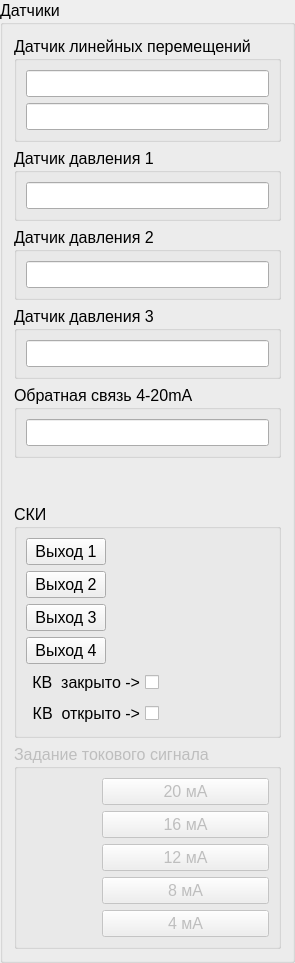
         <widget class="QGroupBox" name="groupBox_sensors">
          <property name="maximumSize">
           <size>
            <width>300</width>
            <height>16777215</height>
           </size>
          </property>
          <property name="font">
           <font>
            <family>Segoe UI</family>
            <pointsize>12</pointsize>
           </font>
          </property>
          <property name="title">
           <string>Датчики</string>
          </property>
          <layout class="QVBoxLayout" name="verticalLayout_7">
           <item>
            <widget class="QGroupBox" name="groupBox_linearMotionSensor">
             <property name="font">
              <font>
               <family>Segoe UI</family>
               <pointsize>12</pointsize>
              </font>
             </property>
             <property name="title">
              <string>Датчик линейных перемещений</string>
             </property>
             <layout class="QVBoxLayout" name="verticalLayout_3">
              <item>
               <widget class="QLineEdit" name="lineEdit_linearSensor">
                <property name="sizePolicy">
                 <sizepolicy hsizetype="Preferred" vsizetype="Preferred">
                  <horstretch>0</horstretch>
                  <verstretch>0</verstretch>
                 </sizepolicy>
                </property>
                <property name="text">
                 <string/>
                </property>
                <property name="readOnly">
                 <bool>true</bool>
                </property>
               </widget>
              </item>
              <item>
               <widget class="QLineEdit" name="lineEdit_linearSensorPercent">
                <property name="sizePolicy">
                 <sizepolicy hsizetype="Preferred" vsizetype="Preferred">
                  <horstretch>0</horstretch>
                  <verstretch>0</verstretch>
                 </sizepolicy>
                </property>
                <property name="text">
                 <string/>
                </property>
                <property name="readOnly">
                 <bool>true</bool>
                </property>
               </widget>
              </item>
             </layout>
            </widget>
           </item>
           <item>
            <widget class="QGroupBox" name="groupBox_pressureSensor_1">
             <property name="font">
              <font>
               <family>Segoe UI</family>
               <pointsize>12</pointsize>
              </font>
             </property>
             <property name="title">
              <string>Датчик давления 1</string>
             </property>
             <layout class="QVBoxLayout" name="verticalLayout_6">
              <item>
               <widget class="QLineEdit" name="lineEdit_pressureSensor_1">
                <property name="sizePolicy">
                 <sizepolicy hsizetype="Preferred" vsizetype="Preferred">
                  <horstretch>0</horstretch>
                  <verstretch>0</verstretch>
                 </sizepolicy>
                </property>
                <property name="readOnly">
                 <bool>true</bool>
                </property>
               </widget>
              </item>
             </layout>
            </widget>
           </item>
           <item>
            <widget class="QGroupBox" name="groupBox_pressureSensor_2">
             <property name="font">
              <font>
               <family>Segoe UI</family>
               <pointsize>12</pointsize>
              </font>
             </property>
             <property name="title">
              <string>Датчик давления 2</string>
             </property>
             <layout class="QVBoxLayout" name="verticalLayout_4">
              <item>
               <widget class="QLineEdit" name="lineEdit_pressureSensor_2">
                <property name="sizePolicy">
                 <sizepolicy hsizetype="Preferred" vsizetype="Preferred">
                  <horstretch>0</horstretch>
                  <verstretch>0</verstretch>
                 </sizepolicy>
                </property>
                <property name="readOnly">
                 <bool>true</bool>
                </property>
               </widget>
              </item>
             </layout>
            </widget>
           </item>
           <item>
            <widget class="QGroupBox" name="groupBox_pressureSensor_3">
             <property name="font">
              <font>
               <family>Segoe UI</family>
               <pointsize>12</pointsize>
              </font>
             </property>
             <property name="title">
              <string>Датчик давления 3</string>
             </property>
             <layout class="QVBoxLayout" name="verticalLayout_5">
              <item>
               <widget class="QLineEdit" name="lineEdit_pressureSensor_3">
                <property name="sizePolicy">
                 <sizepolicy hsizetype="Preferred" vsizetype="Preferred">
                  <horstretch>0</horstretch>
                  <verstretch>0</verstretch>
                 </sizepolicy>
                </property>
                <property name="readOnly">
                 <bool>true</bool>
                </property>
               </widget>
              </item>
             </layout>
            </widget>
           </item>
           <item>
            <widget class="QGroupBox" name="groupBox_feedback_4_20mA">
             <property name="font">
              <font>
               <family>Segoe UI</family>
               <pointsize>12</pointsize>
              </font>
             </property>
             <property name="title">
              <string>Обратная связь 4-20mA</string>
             </property>
             <layout class="QVBoxLayout" name="verticalLayout_35">
              <item>
               <widget class="QLineEdit" name="lineEdit_feedback_4_20mA">
                <property name="sizePolicy">
                 <sizepolicy hsizetype="Preferred" vsizetype="Preferred">
                  <horstretch>0</horstretch>
                  <verstretch>0</verstretch>
                 </sizepolicy>
                </property>
                <property name="readOnly">
                 <bool>true</bool>
                </property>
               </widget>
              </item>
             </layout>
            </widget>
           </item>
           <item>
            <spacer name="verticalSpacer_2">
             <property name="orientation">
              <enum>Qt::Orientation::Vertical</enum>
             </property>
             <property name="sizeHint" stdset="0">
              <size>
               <width>20</width>
               <height>40</height>
              </size>
             </property>
            </spacer>
           </item>
           <item>
            <widget class="QGroupBox" name="groupBox_DO">
             <property name="enabled">
              <bool>true</bool>
             </property>
             <property name="font">
              <font>
               <family>Segoe UI</family>
               <pointsize>12</pointsize>
              </font>
             </property>
             <property name="title">
              <string>СКИ</string>
             </property>
             <layout class="QFormLayout" name="formLayout_2">
              <item row="0" column="0">
               <widget class="QPushButton" name="pushButton_DO0">
                <property name="sizePolicy">
                 <sizepolicy hsizetype="Maximum" vsizetype="Maximum">
                  <horstretch>0</horstretch>
                  <verstretch>0</verstretch>
                 </sizepolicy>
                </property>
                <property name="text">
                 <string>Выход 1</string>
                </property>
                <property name="checkable">
                 <bool>true</bool>
                </property>
                <property name="checked">
                 <bool>false</bool>
                </property>
                <property name="flat">
                 <bool>false</bool>
                </property>
               </widget>
              </item>
              <item row="1" column="0">
               <widget class="QPushButton" name="pushButton_DO1">
                <property name="sizePolicy">
                 <sizepolicy hsizetype="Minimum" vsizetype="Preferred">
                  <horstretch>0</horstretch>
                  <verstretch>0</verstretch>
                 </sizepolicy>
                </property>
                <property name="text">
                 <string>Выход 2</string>
                </property>
                <property name="checkable">
                 <bool>true</bool>
                </property>
                <property name="checked">
                 <bool>false</bool>
                </property>
                <property name="flat">
                 <bool>false</bool>
                </property>
               </widget>
              </item>
              <item row="2" column="0">
               <widget class="QPushButton" name="pushButton_DO2">
                <property name="sizePolicy">
                 <sizepolicy hsizetype="Minimum" vsizetype="Preferred">
                  <horstretch>0</horstretch>
                  <verstretch>0</verstretch>
                 </sizepolicy>
                </property>
                <property name="text">
                 <string>Выход 3</string>
                </property>
                <property name="checkable">
                 <bool>true</bool>
                </property>
                <property name="checked">
                 <bool>false</bool>
                </property>
                <property name="flat">
                 <bool>false</bool>
                </property>
               </widget>
              </item>
              <item row="3" column="0">
               <widget class="QPushButton" name="pushButton_DO3">
                <property name="sizePolicy">
                 <sizepolicy hsizetype="Minimum" vsizetype="Preferred">
                  <horstretch>0</horstretch>
                  <verstretch>0</verstretch>
                 </sizepolicy>
                </property>
                <property name="text">
                 <string>Выход 4</string>
                </property>
                <property name="checkable">
                 <bool>true</bool>
                </property>
                <property name="checked">
                 <bool>false</bool>
                </property>
                <property name="flat">
                 <bool>false</bool>
                </property>
               </widget>
              </item>
              <item row="4" column="0">
               <widget class="QCheckBox" name="checkBox_switch_3_0">
                <property name="sizePolicy">
                 <sizepolicy hsizetype="Preferred" vsizetype="Preferred">
                  <horstretch>0</horstretch>
                  <verstretch>0</verstretch>
                 </sizepolicy>
                </property>
                <property name="layoutDirection">
                 <enum>Qt::LayoutDirection::RightToLeft</enum>
                </property>
                <property name="text">
                 <string>КВ  закрыто -&gt;</string>
                </property>
                <property name="checkable">
                 <bool>true</bool>
                </property>
               </widget>
              </item>
              <item row="5" column="0">
               <widget class="QCheckBox" name="checkBox_switch_0_3">
                <property name="sizePolicy">
                 <sizepolicy hsizetype="Preferred" vsizetype="Preferred">
                  <horstretch>0</horstretch>
                  <verstretch>0</verstretch>
                 </sizepolicy>
                </property>
                <property name="layoutDirection">
                 <enum>Qt::LayoutDirection::RightToLeft</enum>
                </property>
                <property name="text">
                 <string>КВ  открыто -&gt;</string>
                </property>
                <property name="checkable">
                 <bool>true</bool>
                </property>
                <property name="checked">
                 <bool>false</bool>
                </property>
               </widget>
              </item>
             </layout>
            </widget>
           </item>
           <item>
            <widget class="QGroupBox" name="groupBox_SettingCurrentSignal">
             <property name="enabled">
              <bool>false</bool>
             </property>
             <property name="font">
              <font>
               <family>Segoe UI</family>
               <pointsize>12</pointsize>
              </font>
             </property>
             <property name="title">
              <string>Задание токового сигнала</string>
             </property>
             <layout class="QHBoxLayout" name="horizontalLayout_11">
              <item>
               <layout class="QVBoxLayout" name="verticalLayout_arrow">
                <item>
                 <widget class="QLabel" name="label_arrowUp">
                  <property name="maximumSize">
                   <size>
                    <width>70</width>
                    <height>50</height>
                   </size>
                  </property>
                  <property name="sizeIncrement">
                   <size>
                    <width>70</width>
                    <height>70</height>
                   </size>
                  </property>
                  <property name="text">
                   <string/>
                  </property>
                  <property name="pixmap">
                   <pixmap resource="img.qrc">:/Src/Img/arrowUp.png</pixmap>
                  </property>
                  <property name="scaledContents">
                   <bool>true</bool>
                  </property>
                 </widget>
                </item>
                <item>
                 <widget class="QLabel" name="label_arrowDown">
                  <property name="maximumSize">
                   <size>
                    <width>70</width>
                    <height>50</height>
                   </size>
                  </property>
                  <property name="text">
                   <string/>
                  </property>
                  <property name="pixmap">
                   <pixmap resource="img.qrc">:/Src/Img/arrowDown.png</pixmap>
                  </property>
                  <property name="scaledContents">
                   <bool>true</bool>
                  </property>
                  <property name="wordWrap">
                   <bool>false</bool>
                  </property>
                 </widget>
                </item>
               </layout>
              </item>
              <item>
               <layout class="QVBoxLayout" name="verticalLayout_signalsButton">
                <item>
                 <widget class="QPushButton" name="pushButton_signal_20mA">
                  <property name="text">
                   <string>20 мА</string>
                  </property>
                 </widget>
                </item>
                <item>
                 <widget class="QPushButton" name="pushButton_signal_16mA">
                  <property name="text">
                   <string>16 мА</string>
                  </property>
                 </widget>
                </item>
                <item>
                 <widget class="QPushButton" name="pushButton_signal_12mA">
                  <property name="text">
                   <string>12 мА</string>
                  </property>
                 </widget>
                </item>
                <item>
                 <widget class="QPushButton" name="pushButton_signal_8mA">
                  <property name="text">
                   <string>8 мА</string>
                  </property>
                 </widget>
                </item>
                <item>
                 <widget class="QPushButton" name="pushButton_signal_4mA">
                  <property name="text">
                   <string>4 мА</string>
                  </property>
                 </widget>
                </item>
               </layout>
              </item>
             </layout>
            </widget>
           </item>
          </layout>
         </widget>
